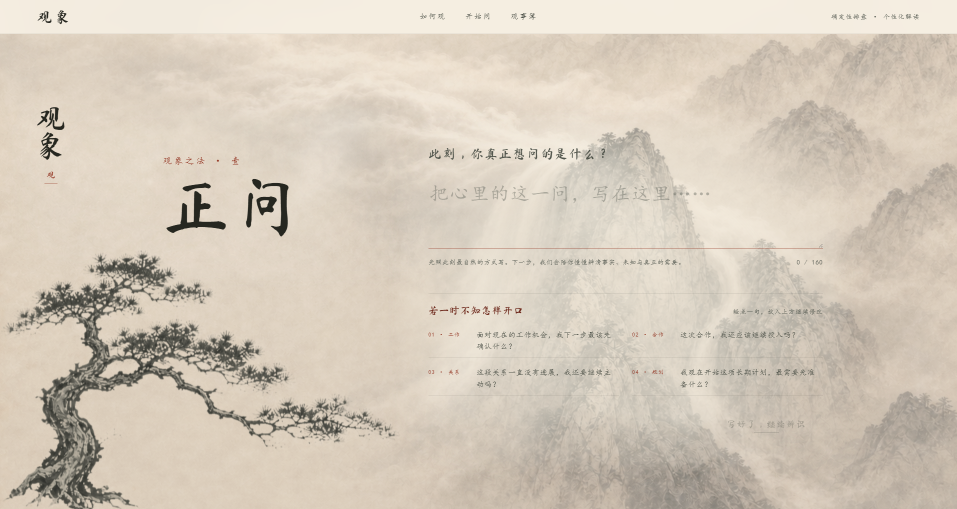
#> input picture qa/inquiry-cloudfall-v6-browser-t1.png, 1914 x 1018 px (shown at 1/2 size); the run also reads 1 picture not shown here
$ python compare_cloudfall.py
#> lines starting #> are read from the running program, lines starting #| are printed output that depends on the picture
from pathlib import Path

from PIL import Image, ImageChops, ImageEnhance, ImageOps, ImageStat


ROOT = Path(__file__).resolve().parent
SOURCE = Path(
    r"C:\Users\27622\.codex\generated_images\019fa5e9-2a61-7f92-813b-b9d609ccb12c\exec-04c25898-61ae-4837-92eb-6bbe9106ac01.png"
)
FRAME_A = ROOT / "inquiry-cloudfall-v6-browser-t1.png"
FRAME_B = ROOT / "inquiry-cloudfall-v6-browser-t2.png"


first = Image.open(FRAME_A).convert("RGB")
#> first is the input picture: PIL image 1914x1018 RGB; mean R, G, B 212.7, 202, 187.1
second = Image.open(FRAME_B).convert("RGB")
difference = ImageChops.difference(first, second)
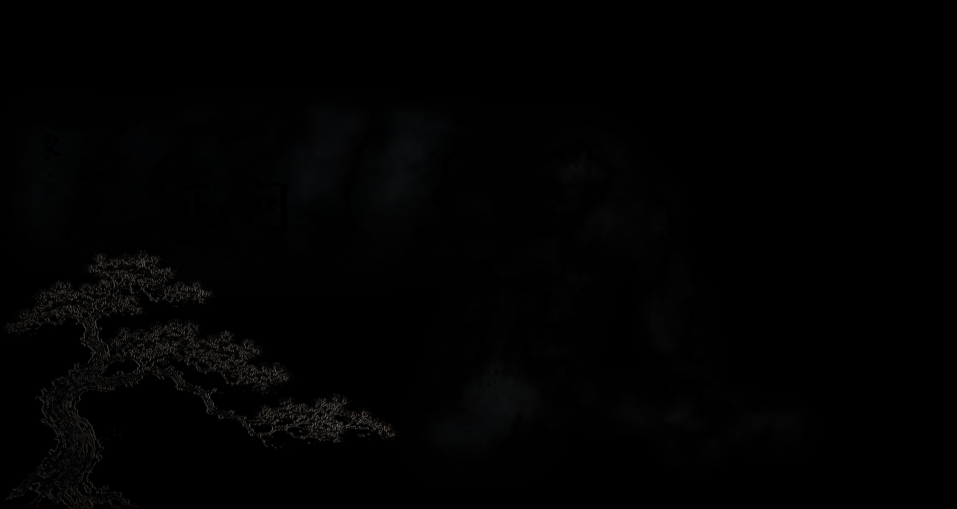
#> difference: PIL image 1914x1018 RGB (shown at 1/2 size); mean R, G, B 1.6, 1.6, 1.6
greyscale = difference.convert("L")
changed_pixels = sum(1 for value in greyscale.getdata() if value > 2)
#> changed_pixels = 279357
pixel_count = first.width * first.height
#> pixel_count = 1948452
mean_difference = sum(ImageStat.Stat(difference).mean) / 3
#> mean_difference = 1.61

amplified = ImageEnhance.Brightness(difference).enhance(10)
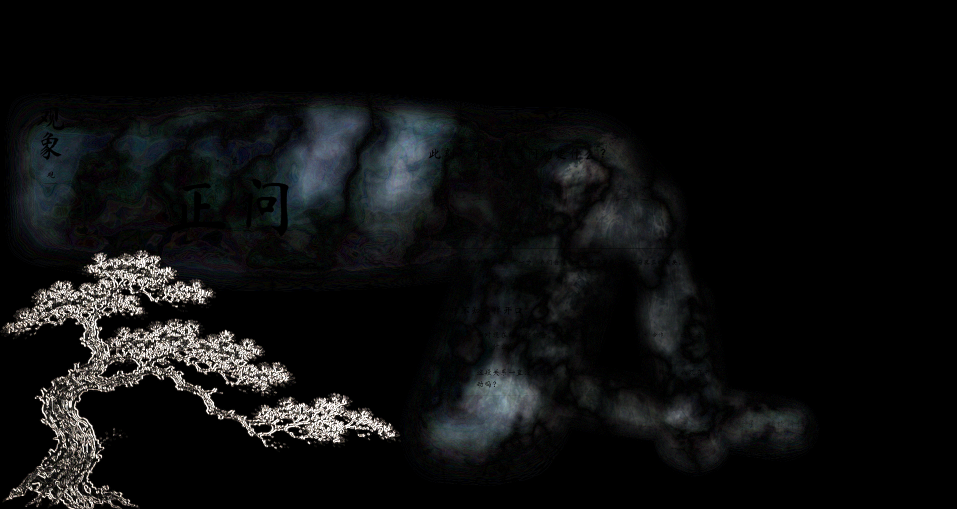
#> amplified: PIL image 1914x1018 RGB (shown at 1/2 size); mean R, G, B 13.6, 14.3, 14.6
amplified.save(ROOT / "inquiry-cloudfall-v6-motion-diff.png")

scene_height = first.height - 68
#> scene_height = 950
target = ImageOps.fit(
#> (the run stopped early here; a loop or call above may not have finished)
